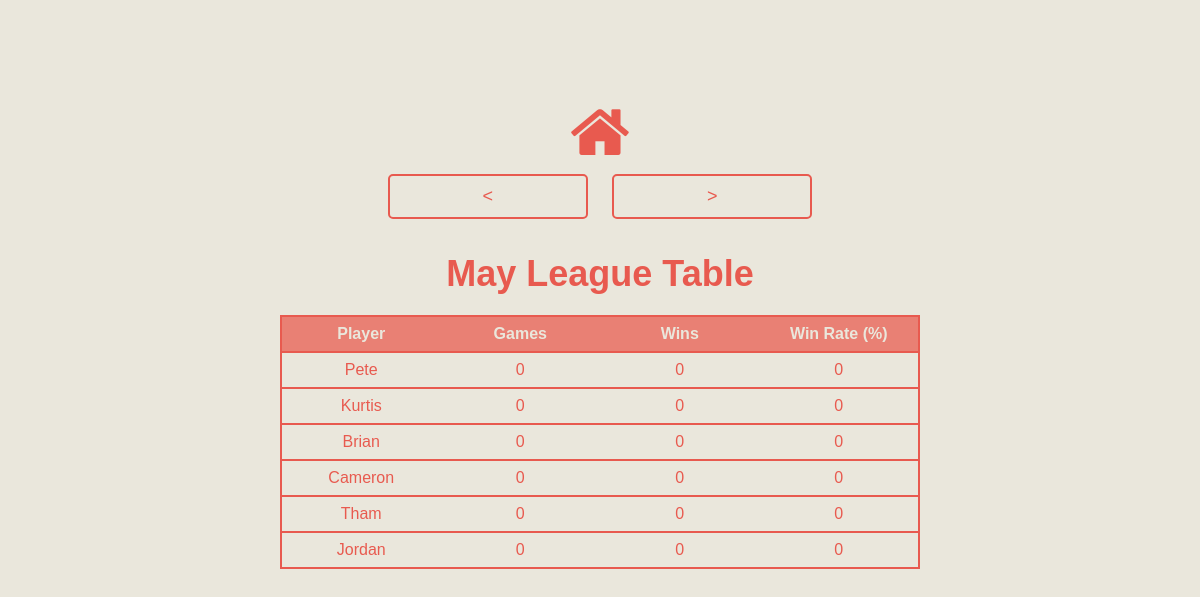
Page /pool/leaguetable/5/ on the earlier database version.
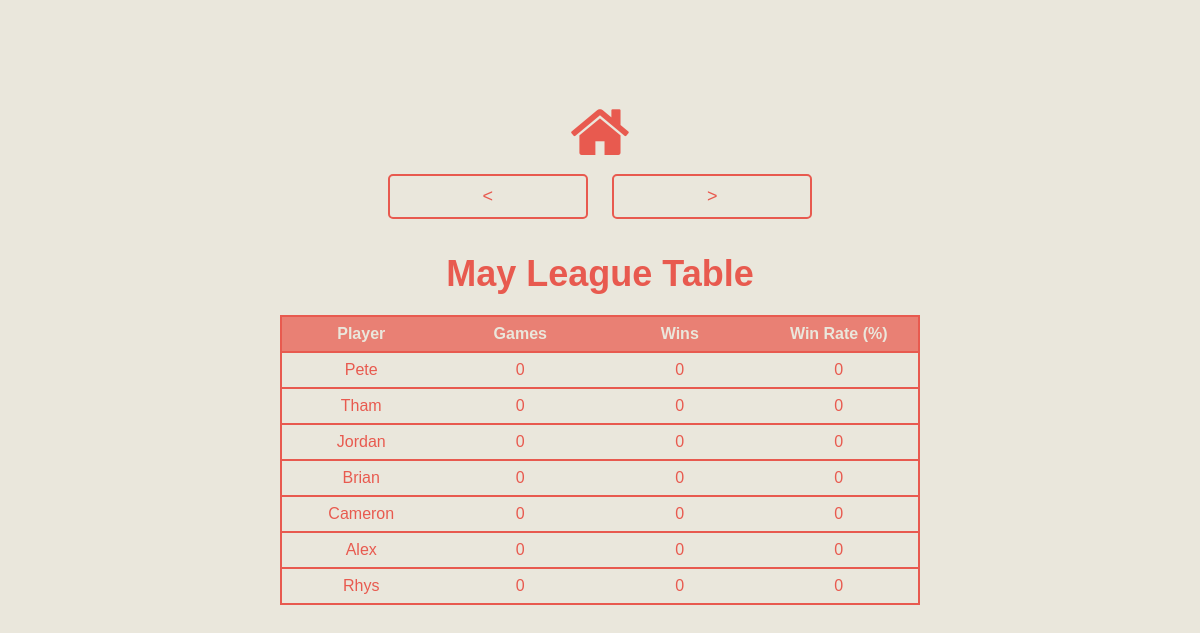
Same page on the later database version.
### pool/models.py (models this page shows, shortened)
class Player(models.Model):
    name = models.CharField(max_length=200, unique=True)

### pool/views.py (the view)
# urls.py: path('leaguetable/<int:month>/', views.league_table, name='league_table'),
def league_table(request, month):
    games_in_month = Game.objects.filter(game_date__month=month)
    players = Player.objects.all()
    player_stats = [get_player_stats(player, games_in_month) for player in players]
    player_stats = sorted(player_stats, key=lambda x: x[3], reverse=True)
    context = {
        "month_str": calendar.month_name[month],
        "players_stats": player_stats
    }
    return render(request, "pool/leaguetable.html", context)

### pool/views.py (called while the page is built)
def get_player_stats(player, games):
    total_games = sum(1 for game in games if player in [game.player_1, game.player_2])
    wins = sum(1 for game in games if game.winner == player)
    win_rate = (wins / total_games) * 100 if total_games > 0 else 0
    win_rate = round(win_rate)
    return [player.name, total_games, wins, win_rate]

### pool/templates/pool/leaguetable.html
{% extends "./index.html" %}
{% block userelements %}
<button class="button" id="prev-month"><</button>
<button class="button" id="next-month">></button>
{% endblock %}
{% block title %}
<h1>{{ month_str }} League Table</h1>
{% endblock %}
{% block maincontent %}
<table id="league-table">
    <thead>
        <tr>
            <th>Player</th>
            <th>Games</th>
            <th>Wins</th>
            <th>Win Rate (%)</th>
        </tr>
    </thead>
    <tbody>
        {% for player in players_stats %}
        <tr>
            <td>{{ player.0 }}</td>
            <td>{{ player.1 }}</td>
            <td>{{ player.2 }}</td>
            <td>{{ player.3 }}</td>
        </tr>
        {% endfor %}
    </tbody>
</table>
{% endblock %}

Differences in the rows shown:
added Player: name "Rhys"
Other differences:
new list line: "Alex"
new list line: "0 0 0"
list line gone: "Kurtis"
list line gone: "0 0 0"
